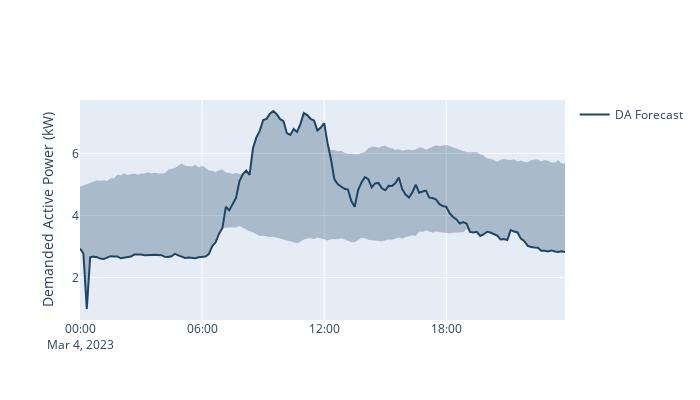
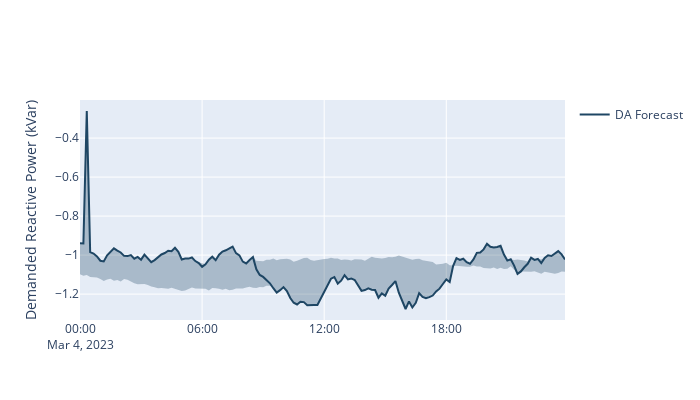
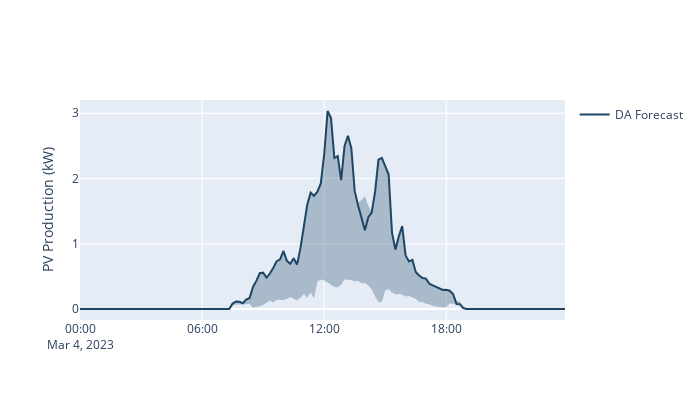
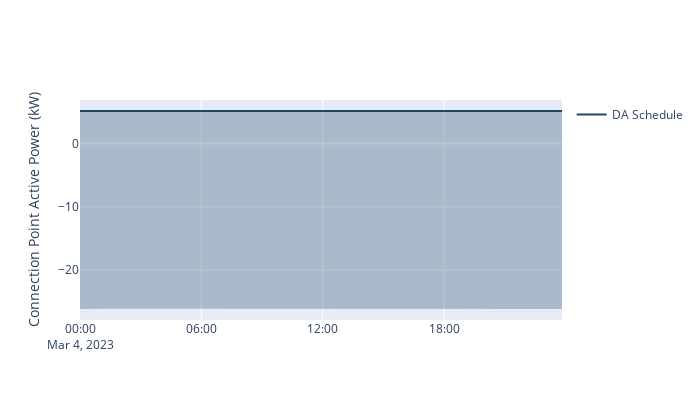

Here is the notebook cell these charts were saved with, in order:
### Code cell
if mode == 'sim':
    # Demanded active power
    m_aep = m_aep_func(result_p_dm[0, :], pdem_lag, date, False)
    print('DA Forecast, MAE (kW):', m_aep)
    m_aep = m_aep_func(pdem_for, pdem_lag, date, True)
    print('RT Forecast, MAE (kW):', m_aep)
    figuring(x, result_p_dm, 'DP', date, [], pdem_for, pdem_lag)
    # Demanded reactive power
    m_aep = m_aep_func(result_q_dm[0, :], qdem_lag, date, False)
    print('DA Forecast, MAE (kVar):', m_aep)
    m_aep = m_aep_func(qdem_for, qdem_lag, date, True)
    print('RT Forecast, MAE (kVar):', m_aep)
    figuring(x, result_q_dm, 'DQ', date, [], qdem_for, qdem_lag)
    # PV production
    m_aep = m_aep_func(result_p_pv[0, :], pv_max_lag, date, False)
    print('DA Forecast, MAE (kW):', m_aep)
    m_aep = m_aep_func(pv_max_for, pv_max_lag, date, True)
    print('RT Forecast, MAE (kW):', m_aep)
    figuring(x, result_p_pv, 'PV', date, pv_max_lag, pv_max_for, pv_sim)
    # ConnectionPoint P
    figuring(x, np.array([p_sc, rpp_sc, rpn_sc]), 'FP', date_p, [], asked_p, fp_sim)
    # ConnectionPoint Q
    figuring(x, np.array([q_sc, rqp_sc, rqn_sc]), 'FQ', date_q, [], asked_q, fq_sim)
elif mode == 'lab':
    # Demanded active power
    m_aep = m_aep_func(result_p_dm[0, :], pdem_lag, date, False)
    print('DA Forecast, MAE (kW):', m_aep)
    m_aep = m_aep_func(pdem_for, pdem_lag, date, True)
    print('RT Forecast, MAE (kW):', m_aep)
    figuring(x, result_p_dm, 'DP', date, [], pdem_for, pdem_lag)
    # Demanded reactive power
    m_aep = m_aep_func(result_q_dm[0, :], qdem_lag, date, False)
    print('DA Forecast, MAE (kVar):', m_aep)
    m_aep = m_aep_func(qdem_for, qdem_lag, date, True)
    print('RT Forecast, MAE (kVar):', m_aep)
    figuring(x, result_q_dm, 'DQ', date, [], qdem_for, qdem_lag)
    # PV production
    m_aep = m_aep_func(result_p_pv[0, :], pv_max_lag, date, False)
    print('DA Forecast, MAE (kW):', m_aep)
    m_aep = m_aep_func(pv_max_for, pv_max_lag, date, True)
    print('RT Forecast, MAE (kW):', m_aep)
    figuring(x, result_p_pv, 'PV', date, pv_max_lag, pv_max_for, pv_real)
    # ConnectionPoint P
    figuring(x, np.array([p_sc, rpp_sc, rpn_sc]), 'FP', date_p, [], asked_p, fp_real)
    # ConnectionPoint Q
    figuring(x, np.array([q_sc, rqp_sc, rqn_sc]), 'FQ', date_q, [], asked_q, fq_real)
# SoC
soc_pos = [result_soc[1] * result_soc[0]] * 144
soc_pos = [max([soc_pos[ii], 90 - soc_desired[ii]]) for ii in range(144)]
soc_neg = [result_soc[2] * result_soc[0]] * 144
soc_neg = [max([soc_neg[ii], soc_desired[ii] - 10]) for ii in range(144)]
figuring(x, np.array([soc_desired, soc_pos, soc_neg]), 'SOC', date_soc, [], [], soc_real)

### Figure 1 — Plotly figure (JSON) as saved in the notebook; plotly's stock layout.template omitted (floating-point values rounded to 4 significant figures; data arrays with more than 128 entries replaced by an {"elided": "..."} marker saying what was removed)
{"data": [{"line": {"color": "firebrick", "width": 2.5}, "mode": "lines", "name": "Realized", "type": "scatter", "x": [], "y": []}, {"line": {"color": "rgba(65, 105, 225, 0.8)", "width": 2}, "mode": "lines", "name": "", "type": "scatter", "x": [], "y": []}, {"line": {"color": "royalblue", "dash": "dot", "width": 1.5}, "mode": "lines", "name": "RT Forecast", "type": "scatter", "x": [], "y": []}, {"line": {"width": 0}, "marker": {"color": "rgba(30, 70, 100, 0.3)"}, "mode": "lines", "name": "Upper Bound", "showlegend": false, "type": "scatter", "x": {"elided": "144 str values"}, "y": {"elided": "144 float values"}}, {"fill": "tonexty", "fillcolor": "rgba(30, 70, 100, 0.3)", "line": {"width": 0}, "marker": {"color": "#444"}, "mode": "lines", "name": "Lower Bound", "showlegend": false, "type": "scatter", "x": {"elided": "144 str values"}, "y": {"elided": "144 float values"}}, {"line": {"color": "rgb(30, 70, 100)"}, "name": "DA Forecast", "type": "scatter", "x": {"elided": "144 str values"}, "y": {"elided": "144 float values"}}], "layout": {"height": 400, "hovermode": "x", "width": 700, "yaxis": {"title": {"text": "Demanded Active Power (kW)"}}}}

### Figure 2 — Plotly figure (JSON) as saved in the notebook; plotly's stock layout.template omitted (floating-point values rounded to 4 significant figures; data arrays with more than 128 entries replaced by an {"elided": "..."} marker saying what was removed)
{"data": [{"line": {"color": "firebrick", "width": 2.5}, "mode": "lines", "name": "Realized", "type": "scatter", "x": [], "y": []}, {"line": {"color": "rgba(65, 105, 225, 0.8)", "width": 2}, "mode": "lines", "name": "", "type": "scatter", "x": [], "y": []}, {"line": {"color": "royalblue", "dash": "dot", "width": 1.5}, "mode": "lines", "name": "RT Forecast", "type": "scatter", "x": [], "y": []}, {"line": {"width": 0}, "marker": {"color": "rgba(30, 70, 100, 0.3)"}, "mode": "lines", "name": "Upper Bound", "showlegend": false, "type": "scatter", "x": {"elided": "144 str values"}, "y": {"elided": "144 float values"}}, {"fill": "tonexty", "fillcolor": "rgba(30, 70, 100, 0.3)", "line": {"width": 0}, "marker": {"color": "#444"}, "mode": "lines", "name": "Lower Bound", "showlegend": false, "type": "scatter", "x": {"elided": "144 str values"}, "y": {"elided": "144 float values"}}, {"line": {"color": "rgb(30, 70, 100)"}, "name": "DA Forecast", "type": "scatter", "x": {"elided": "144 str values"}, "y": {"elided": "144 float values"}}], "layout": {"height": 400, "hovermode": "x", "width": 700, "yaxis": {"title": {"text": "Demanded Reactive Power (kVar)"}}}}

### Figure 3 — Plotly figure (JSON) as saved in the notebook; plotly's stock layout.template omitted (floating-point values rounded to 4 significant figures; data arrays with more than 128 entries replaced by an {"elided": "..."} marker saying what was removed)
{"data": [{"line": {"color": "firebrick", "width": 2.5}, "mode": "lines", "name": "Deployed", "type": "scatter", "x": [], "y": []}, {"line": {"color": "rgba(65, 105, 225, 0.8)", "width": 2}, "mode": "lines", "name": "Available", "type": "scatter", "x": [], "y": []}, {"line": {"color": "royalblue", "dash": "dot", "width": 1.5}, "mode": "lines", "name": "RT Forecast", "type": "scatter", "x": [], "y": []}, {"line": {"width": 0}, "marker": {"color": "rgba(30, 70, 100, 0.3)"}, "mode": "lines", "name": "Upper Bound", "showlegend": false, "type": "scatter", "x": {"elided": "144 str values"}, "y": {"elided": "144 float values"}}, {"fill": "tonexty", "fillcolor": "rgba(30, 70, 100, 0.3)", "line": {"width": 0}, "marker": {"color": "#444"}, "mode": "lines", "name": "Lower Bound", "showlegend": false, "type": "scatter", "x": {"elided": "144 str values"}, "y": {"elided": "144 float values"}}, {"line": {"color": "rgb(30, 70, 100)"}, "name": "DA Forecast", "type": "scatter", "x": {"elided": "144 str values"}, "y": {"elided": "144 float values"}}], "layout": {"height": 400, "hovermode": "x", "width": 700, "yaxis": {"title": {"text": "PV Production (kW)"}}}}

### Figure 4 — Plotly figure (JSON) as saved in the notebook; plotly's stock layout.template omitted (floating-point values rounded to 4 significant figures; data arrays with more than 128 entries replaced by an {"elided": "..."} marker saying what was removed)
{"data": [{"line": {"color": "firebrick", "width": 2.5}, "mode": "lines", "name": "Realized", "type": "scatter", "x": [], "y": []}, {"line": {"color": "rgba(65, 105, 225, 0.8)", "width": 2}, "mode": "lines", "name": "", "type": "scatter", "x": [], "y": []}, {"line": {"color": "royalblue", "dash": "dot", "width": 1.5}, "mode": "lines", "name": "Asked in RT", "type": "scatter", "x": [], "y": []}, {"line": {"width": 0}, "marker": {"color": "rgba(30, 70, 100, 0.3)"}, "mode": "lines", "name": "Upper Bound", "showlegend": false, "type": "scatter", "x": {"elided": "144 str values"}, "y": {"elided": "144 float values"}}, {"fill": "tonexty", "fillcolor": "rgba(30, 70, 100, 0.3)", "line": {"width": 0}, "marker": {"color": "#444"}, "mode": "lines", "name": "Lower Bound", "showlegend": false, "type": "scatter", "x": {"elided": "144 str values"}, "y": {"elided": "144 float values"}}, {"line": {"color": "rgb(30, 70, 100)"}, "name": "DA Schedule", "type": "scatter", "x": {"elided": "144 str values"}, "y": {"elided": "144 float values"}}], "layout": {"height": 400, "hovermode": "x", "width": 700, "yaxis": {"title": {"text": "Connection Point Active Power (kW)"}}}}
